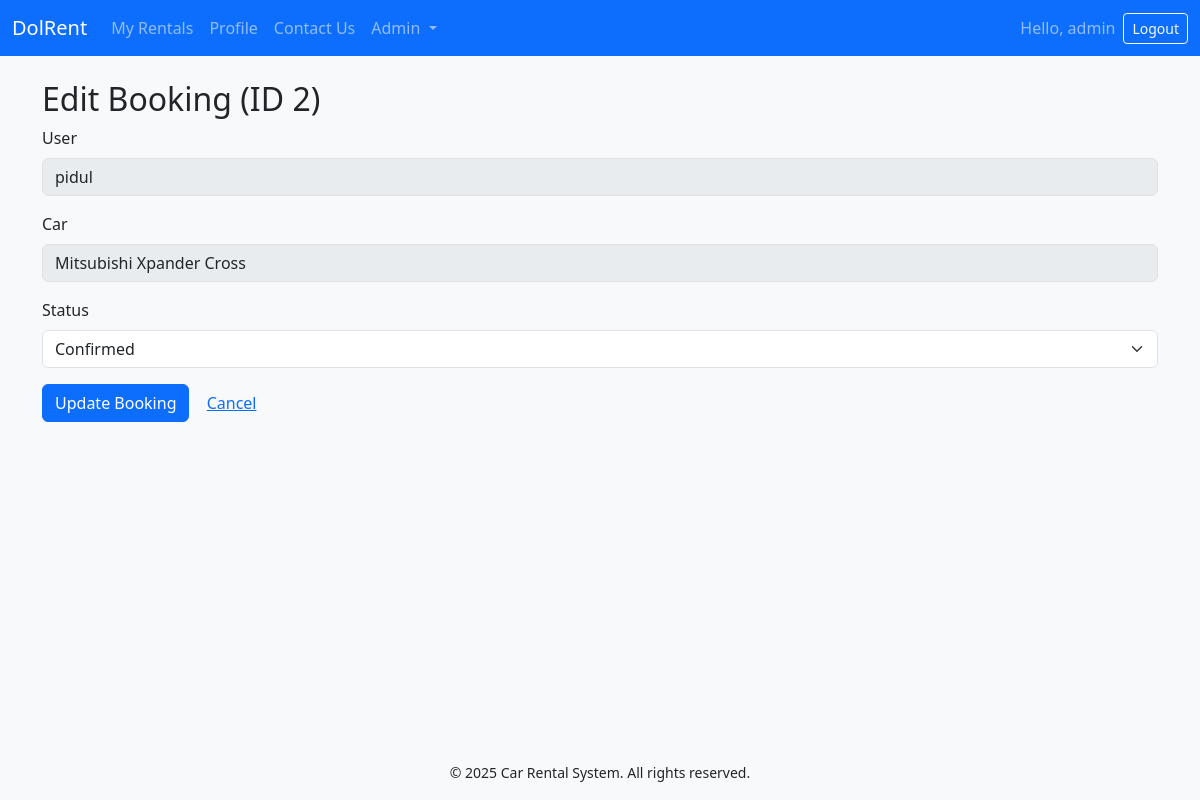
Screenshot of /admin/bookings/edit/2 (signed in) with the database file from the repository.
### app.py (models this page shows, shortened)
class User(UserMixin, db.Model):
    id = db.Column(db.Integer, primary_key=True)
    username = db.Column(db.String(80), unique=True, nullable=False)
    email = db.Column(db.String(120), unique=True, nullable=False)
    password_hash = db.Column(db.String(128), nullable=False)
    is_admin = db.Column(db.Boolean, default=False)
    profile_image = db.Column(db.String(255), nullable=True)
    rentals = db.relationship('Booking', backref='renter', lazy=True)
    messages = db.relationship('ContactMessage', backref='sender', lazy=True)

class Booking(db.Model):
    id = db.Column(db.Integer, primary_key=True)
    user_id = db.Column(db.Integer, db.ForeignKey('user.id'), nullable=False)
    car_id = db.Column(db.Integer, db.ForeignKey('car.id'), nullable=False)
    start_date = db.Column(db.Date, nullable=False)
    end_date = db.Column(db.Date, nullable=False)
    total_price = db.Column(db.Float, nullable=False)
    status = db.Column(db.String(20), default='Confirmed')  # Confirmed, Cancelled, Completed
    created_at = db.Column(db.DateTime, default=datetime.utcnow)

class Car(db.Model):
    id = db.Column(db.Integer, primary_key=True)
    make = db.Column(db.String(50), nullable=False)
    model = db.Column(db.String(50), nullable=False)
    year = db.Column(db.Integer, nullable=False)
    price_per_day = db.Column(db.Float, nullable=False)
    description = db.Column(db.Text, nullable=True)
    image_url = db.Column(db.String(255), nullable=True)
    active = db.Column(db.Boolean, default=True)
    bookings = db.relationship('Booking', backref='car', lazy=True)

### app.py (the view, shortened to what this page needs)
@app.route('/admin/bookings/edit/<int:booking_id>', methods=['GET','POST'])
@login_required
@admin_required
def admin_bookings_edit(booking_id):
    booking = Booking.query.get_or_404(booking_id)
    return render_template('admin_booking_edit.html', booking=booking)

### app.py (called while the page is built)
@login_manager.user_loader
def load_user(user_id):
    return User.query.get(int(user_id))

def is_admin():
    return current_user.is_authenticated and current_user.is_admin

def admin_required(func):
    from functools import wraps
    @wraps(func)
    def decorated_view(*args, **kwargs):
        if not is_admin():
            abort(403)
        return func(*args, **kwargs)
    return decorated_view

### templates/admin_booking_edit.html (shortened to what this page needs)
{% extends 'base.html' %}
{% block content %}
<h2>Edit Booking (ID {{ booking.id }})</h2>
<form method="POST" action="{{ url_for('admin_bookings_edit', booking_id=booking.id) }}">
  <div class="mb-3">
    <label class="form-label">User</label>
    <input type="text" class="form-control" value="{{ booking.renter.username }}" disabled>
  </div>
  <div class="mb-3">
    <label class="form-label">Car</label>
    <input type="text" class="form-control" value="{{ booking.car.make }} {{ booking.car.model }}" disabled>
  </div>
  <div class="mb-3">
    <label for="status" class="form-label">Status</label>
    <select id="status" name="status" class="form-select" required>
      <option value="Confirmed" {% if booking.status == 'Confirmed' %}selected{% endif %}>Confirmed</option>
    </select>
  </div>
  <button type="submit" class="btn btn-primary">Update Booking</button>
  <a href="{{ url_for('admin_bookings') }}" class="btn btn-link">Cancel</a>
</form>
{% endblock %}

### templates/base.html (shortened to what this page needs)
<!DOCTYPE html>
<html lang="en">
<head>
    <link href="https://cdn.jsdelivr.net/npm/bootstrap@5.3.0/dist/css/bootstrap.min.css" rel="stylesheet" />
    <link rel="stylesheet" href="{{ url_for('static', filename='css/style.css') }}" />
</head>
<body>
<nav class="navbar navbar-expand-lg navbar-dark bg-primary">
  <div class="container-fluid">
    <a class="navbar-brand" href="{{ url_for('home') }}">DolRent</a>
    <div class="collapse navbar-collapse" id="navbarNav">
      <ul class="navbar-nav me-auto">
      {% if current_user.is_authenticated %}
        <li class="nav-item">
          <a class="nav-link" href="{{ url_for('my_rentals') }}">My Rentals</a>
        </li>
        <li class="nav-item">
          <a class="nav-link" href="{{ url_for('profile') }}">Profile</a>
        </li>
        <li class="nav-item">
          <a class="nav-link" href="{{ url_for('contact') }}">Contact Us</a>
        </li>
        {% if current_user.is_admin %}
        <li class="nav-item dropdown">
          <a class="nav-link dropdown-toggle" href="#" id="adminDropdown"
             role="button" data-bs-toggle="dropdown" aria-expanded="false">
             Admin
          </a>
        </li>
        {% endif %}
      {% else %}
        <li class="nav-item"><a class="nav-link" href="{{ url_for('login') }}">Login</a></li>
        <li class="nav-item"><a class="nav-link" href="{{ url_for('register') }}">Register</a></li>
        <li class="nav-item"><a class="nav-link" href="{{ url_for('contact') }}">Contact Us</a></li>
      {% endif %}
      </ul>
      {% if current_user.is_authenticated %}
      <span class="navbar-text me-2">Hello, {{ current_user.username }}</span>
      <a class="btn btn-outline-light btn-sm" href="{{ url_for('logout') }}">Logout</a>
      {% endif %}
    </div>
  </div>
</nav>
<div class="container mt-4">
  {% block content %}{% endblock %}
</div>
<footer class="bg-light py-3 mt-5 text-center">
  <div class="container">
    <small>© 2025 Car Rental System. All rights reserved.</small>
  </div>
</footer>
</body>
</html>

### static/css/style.css (style rules this page uses)
body { padding-bottom: 60px; background-color: #f8f9fa; }
footer { position: fixed; bottom: 0; width: 100%; }

### rows the page displays
User: username "admin"
Booking: id "2", status "Confirmed"
User: renter.username "pidul"
Car: car.make "Mitsubishi Xpander Cross"
